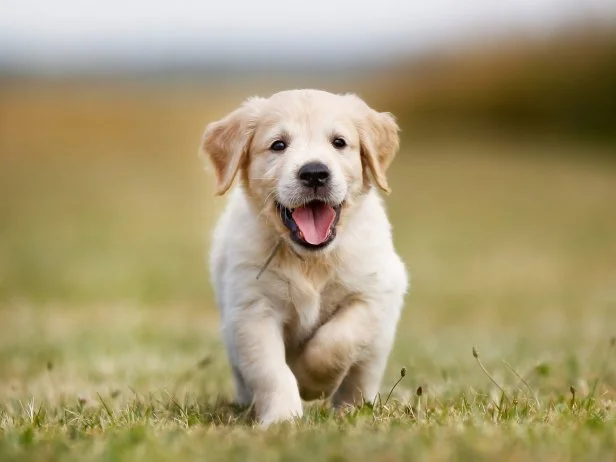
#> input picture picture/img 1.jpg, 616 x 462 px
$ python '12. histogram.py'
#> lines starting #> are read from the running program, lines starting #| are printed output that depends on the picture; after the words box and inside, x2 and y2 are one past the last pixel; in counts of white or black regions, pixels touching at a corner belong together
import cv2 as cv
import matplotlib.pyplot as plt
import numpy as np

img = cv.imread('picture/img 1.jpg')
#> img is the input picture: shape (462, 616, 3); mean B, G, R 114.9, 153.9, 166.9
cv.imshow('Dogs', img)

blank = np.zeros(img.shape[:2], dtype='uint8')

gray = cv.cvtColor(img,cv.COLOR_BGR2GRAY)
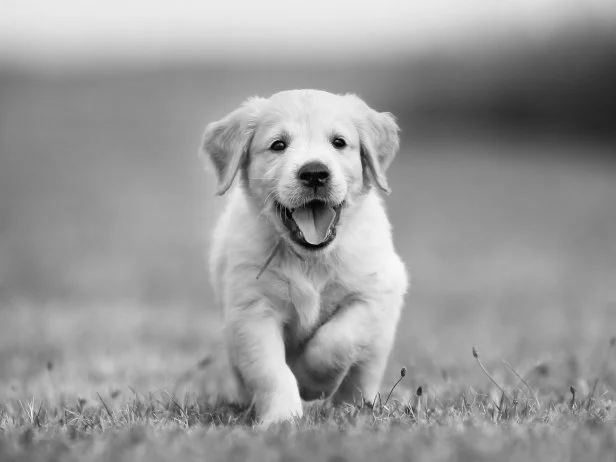
#> gray: shape (462, 616); min 0, max 248, mean 153.3
cv.imshow('Gray', gray)

mask = cv.circle(blank, (img.shape[1]//2, img.shape[0]//2), 100, 255, -1)
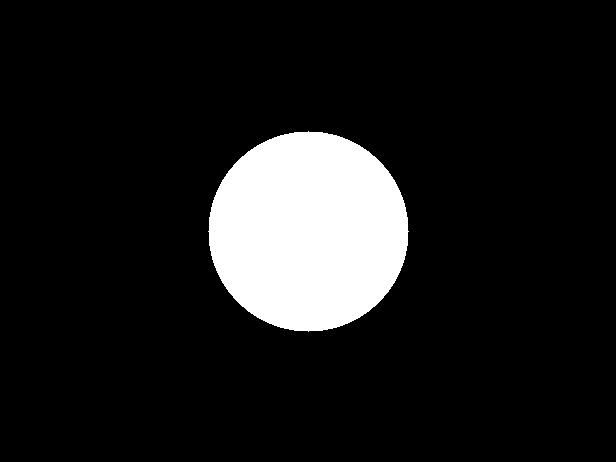
#> blank: shape (462, 616); 11% white; 1 white region, box (x1, y1, x2, y2) and area: (208, 131, 409, 332) 31417

masked = cv.bitwise_and(img, img, mask=mask)
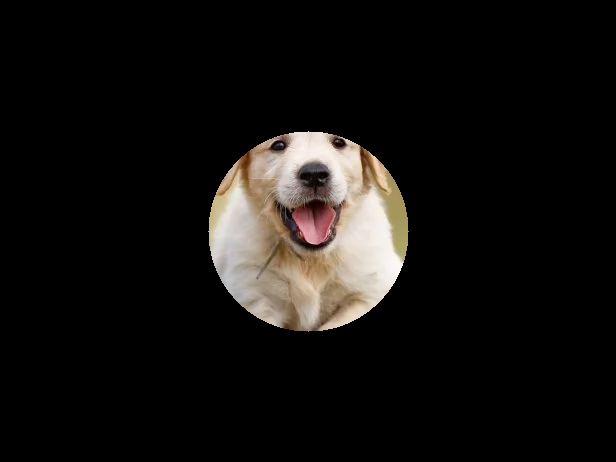
#> masked: shape (462, 616, 3); mean B, G, R 15.8, 17.8, 19.8
cv.imshow('Mask', masked)

#Grayscale histogram

gray_hist = cv.calcHist([gray], [0], mask, [256], [0, 256])
#> gray_hist = 256 values, max 467 at index 148, min 0 at index 249, mean 122.7

plt.figure()
plt.title('Grayscale Histogram')
plt.xlabel('Bins')
plt.ylabel('Number of pixels')
plt.plot(gray_hist)
plt.xlim([0, 256])
plt.show()
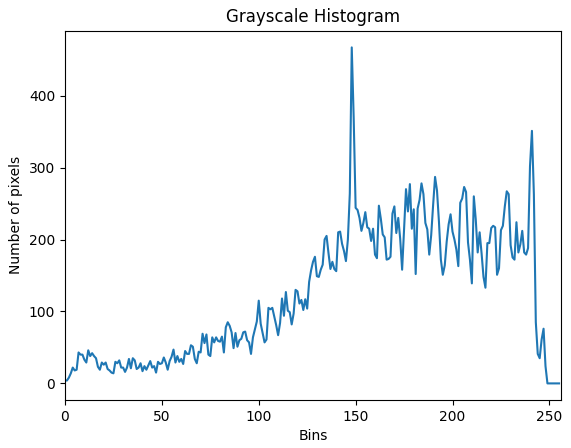
#> figure drawn by matplotlib, 1 panel; curve peaks at x = 148, y = 467

# Color histogram

colors = ('b', 'g', 'r')
for i,col in enumerate(colors):
    hist = cv.calcHist([img], [i], None, [256], [0, 256])
    plt.figure()
    plt.title('Colour Histogram')
    plt.xlabel('Bins')
    plt.ylabel('Number of pixels')
    plt.plot(hist, color=col)
    plt.xlim([0, 256])
plt.show()
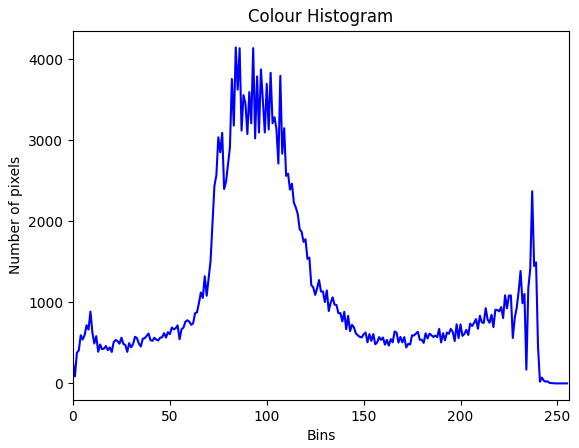
#> figure drawn by matplotlib, 1 panel; curve peaks at x = 84, y = 4145
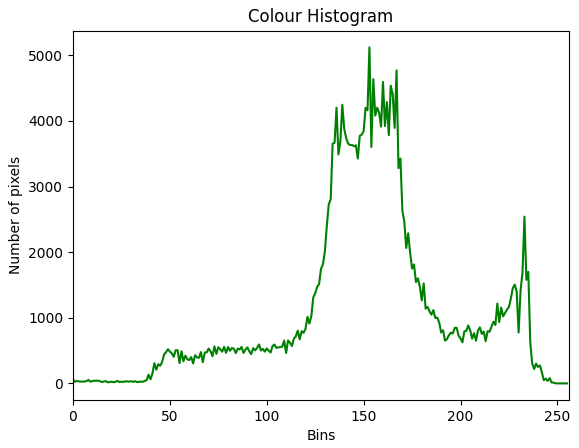
#> figure drawn by matplotlib, 1 panel; curve peaks at x = 153, y = 5121
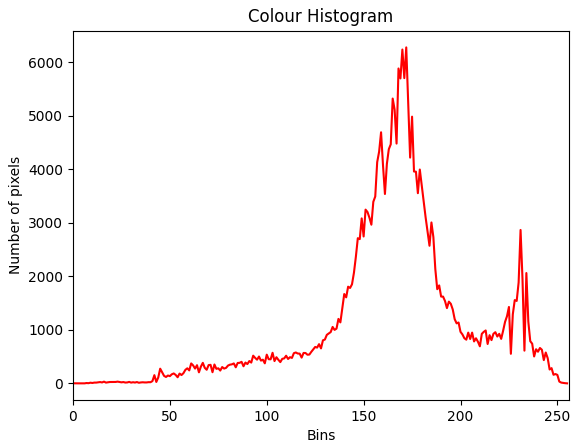
#> figure drawn by matplotlib, 1 panel; curve peaks at x = 172, y = 6279


cv.waitKey(0)

$ run again, with picture/img 2.jpg copied over picture/img 1.jpg
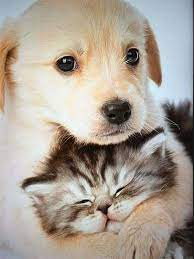
#> input picture picture/img 2.jpg, 194 x 259 px
#> img is the input picture: shape (259, 194, 3); mean B, G, R 148.5, 159.7, 169.8
#> `mask = cv.circle(blank, (img.shape[1]//2, img.shape[0]//2), 100, 255, ..`:
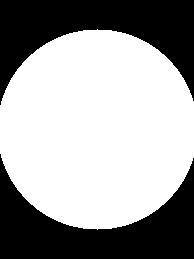
#> blank: shape (259, 194); 62.2% white; 2 black regions, box (x1, y1, x2, y2) and area: (0, 0, 194, 105) 9508, (0, 154, 194, 259) 9508
#> gray_hist = 256 values, max 393 at index 241, min 0 at index 251, mean 122
#> `plt.show()`:
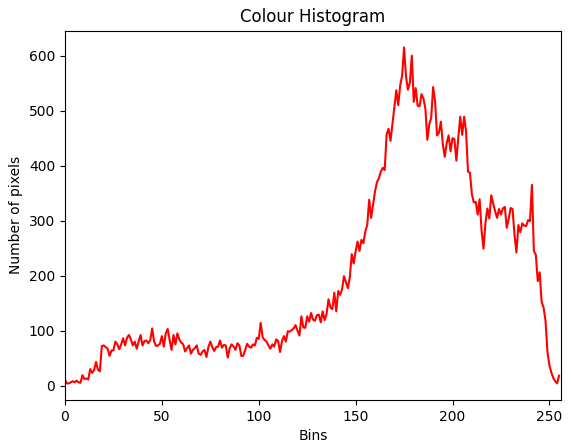
#> figure drawn by matplotlib, 1 panel; curve peaks at x = 175, y = 615

$ run again, with picture/img 3.jpg copied over picture/img 1.jpg
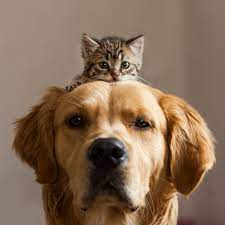
#> input picture picture/img 3.jpg, 225 x 225 px
#> img is the input picture: shape (225, 225, 3); mean B, G, R 86.9, 108.1, 133.3
#> `mask = cv.circle(blank, (img.shape[1]//2, img.shape[0]//2), 100, 255, ..`:
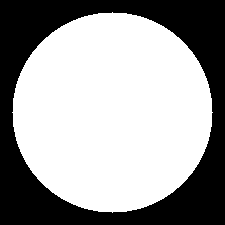
#> blank: shape (225, 225); 62.1% white; 1 black region, box (x1, y1, x2, y2) and area: (0, 0, 225, 225) 19208
#> gray_hist = 256 values, max 812 at index 126, min 0 at index 246, mean 122.7
#> `plt.show()`:
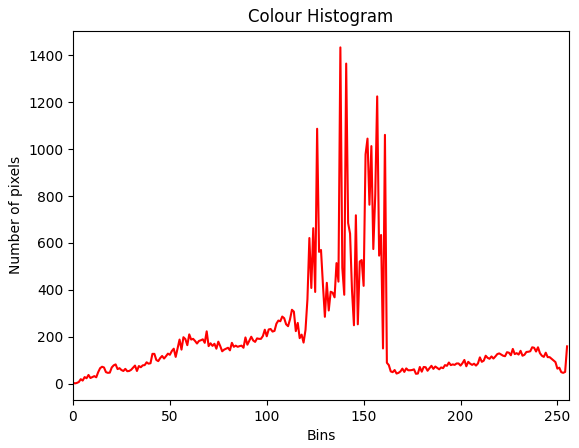
#> figure drawn by matplotlib, 1 panel; curve peaks at x = 138, y = 1434

$ run again, with picture/img 4.jpg copied over picture/img 1.jpg
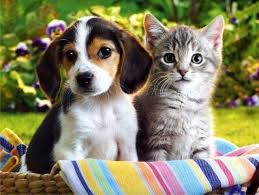
#> input picture picture/img 4.jpg, 259 x 195 px
#> img is the input picture: shape (195, 259, 3); mean B, G, R 100.7, 130.1, 133
#> blank: shape (195, 259); 61.9% white; 2 black regions, box (x1, y1, x2, y2) and area: (0, 0, 105, 195) 9613, (154, 0, 259, 195) 9613
#> gray_hist = 256 values, max 237 at index 197, min 11 at index 0, mean 122.2
#> `plt.show()`:
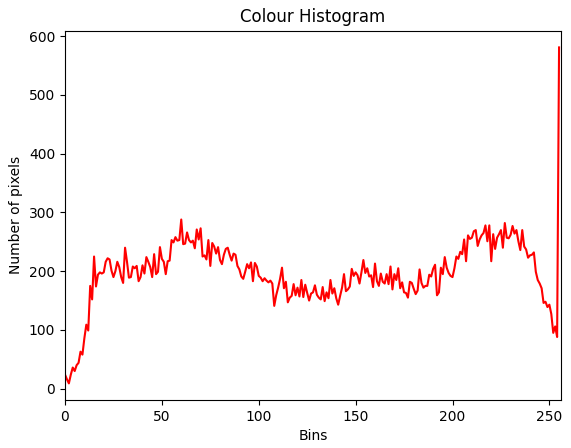
#> figure drawn by matplotlib, 1 panel; curve peaks at x = 255, y = 581
